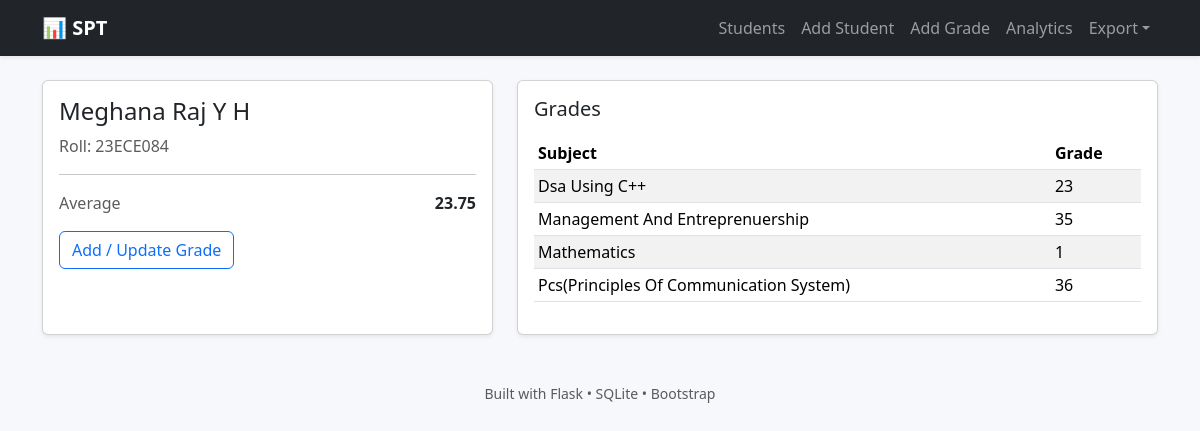
Page /students/23ECE084 on the committed database.
### tables this page shows
CREATE TABLE students (
            roll_number TEXT PRIMARY KEY,
            name TEXT NOT NULL
        );

CREATE TABLE grades (
            id INTEGER PRIMARY KEY AUTOINCREMENT,
            roll_number TEXT NOT NULL,
            subject TEXT NOT NULL,
            grade INTEGER NOT NULL CHECK(grade BETWEEN 0 AND 100),
            UNIQUE (roll_number, subject),
            FOREIGN KEY (roll_number) REFERENCES students(roll_number) ON DELETE CASCADE
        );

### app.py (the view)
@app.route("/students/<roll_number>")
def student_details(roll_number):
    st = get_student_db(roll_number)
    if not st:
        flash("❌ Student not found.", "danger")
        return redirect(url_for("students"))
    avg = compute_student_average(roll_number)
    return render_template("student_details.html", student=st, avg=avg)

### database.py (called while the page is built)
def get_connection():
    DATABASE_URL = os.getenv("DATABASE_URL")
    if DATABASE_URL and psycopg2:
        conn = psycopg2.connect(DATABASE_URL, sslmode='require')
        def cursor(*args, **kwargs):
            return conn.cursor(cursor_factory=psycopg2.extras.RealDictCursor)
        conn.cursor = cursor
        return conn
    else:
        conn = sqlite3.connect(DB_PATH)
        conn.row_factory = sqlite3.Row
        return conn

### models.py (called while the page is built)
    def to_dict(self) -> dict:
        return {"name": self.name, "roll_number": self.roll_number, "grades": self.grades}

### services.py (called while the page is built)
def validate_roll(roll: str) -> str:
    roll = roll.strip()
    if not roll:
        raise ValueError("Roll number is required.")
    if len(roll) > 20:
        raise ValueError("Roll number too long.")
    return roll

def get_student_db(roll_number: str) -> Optional[Dict]:
    roll_number = validate_roll(roll_number)
    conn = get_connection()
    cur = conn.cursor()
    cur.execute("SELECT roll_number, name FROM students WHERE roll_number = ?", (roll_number,))
    row = cur.fetchone()
    if not row:
        conn.close()
        return None
    cur.execute("SELECT subject, grade FROM grades WHERE roll_number = ? ORDER BY subject", (roll_number,))
    grades = [dict(r) for r in cur.fetchall()]
    conn.close()
    st = Student(row["name"], row["roll_number"])
    for g in grades:
        st.grades[g["subject"]] = g["grade"]
    return st.to_dict()

def compute_student_average(roll_number: str) -> float:
    roll_number = validate_roll(roll_number)
    conn = get_connection()
    cur = conn.cursor()
    cur.execute("SELECT AVG(grade) AS avg FROM grades WHERE roll_number=?", (roll_number,))
    row = cur.fetchone()
    conn.close()
    return round(row["avg"] or 0.0, 2)

### templates/student_details.html
{% extends "base.html" %}
{% block content %}
<div class="row g-4">
  <div class="col-lg-5">
    <div class="card shadow-sm h-100">
      <div class="card-body">
        <h4>{{ student.name }}</h4>
        <div class="text-muted">Roll: {{ student.roll_number }}</div>
        <hr>
        <div class="d-flex justify-content-between">
          <div class="text-muted">Average</div>
          <div class="fw-bold">{{ "%.2f"|format(avg) }}</div>
        </div>
        <a class="btn btn-outline-primary mt-3" href="{{ url_for('add_grade') }}">Add / Update Grade</a>
      </div>
    </div>
  </div>
  <div class="col-lg-7">
    <div class="card shadow-sm h-100">
      <div class="card-body">
        <h5 class="mb-3">Grades</h5>
        <div class="table-responsive">
          <table class="table table-sm table-striped">
            <thead><tr><th>Subject</th><th>Grade</th></tr></thead>
            <tbody>
              {% for subject, grade in student.grades.items() %}
                <tr><td>{{ subject }}</td><td>{{ grade }}</td></tr>
              {% else %}
                <tr><td colspan="2" class="text-muted">No grades yet.</td></tr>
              {% endfor %}
            </tbody>
          </table>
        </div>
      </div>
    </div>
  </div>
</div>
{% endblock %}

### templates/base.html (shortened to what this page needs)
<!doctype html>
<html lang="en">
<head>
  <link href="https://cdn.jsdelivr.net/npm/bootstrap@5.3.3/dist/css/bootstrap.min.css" rel="stylesheet">
  <link href="{{ url_for('static', filename='style.css') }}" rel="stylesheet">
</head>
<body>
<nav class="navbar navbar-expand-lg navbar-dark bg-dark shadow-sm">
  <div class="container">
    <a class="navbar-brand fw-bold" href="{{ url_for('home') }}">📊 SPT</a>
    <div id="nav" class="collapse navbar-collapse">
      <ul class="navbar-nav ms-auto">
        <li class="nav-item"><a class="nav-link" href="{{ url_for('students') }}">Students</a></li>
        <li class="nav-item"><a class="nav-link" href="{{ url_for('add_student') }}">Add Student</a></li>
        <li class="nav-item"><a class="nav-link" href="{{ url_for('add_grade') }}">Add Grade</a></li>
        <li class="nav-item"><a class="nav-link" href="{{ url_for('analytics') }}">Analytics</a></li>
        <li class="nav-item dropdown">
          <a class="nav-link dropdown-toggle" href="#" data-bs-toggle="dropdown">Export</a>
        </li>
      </ul>
    </div>
  </div>
</nav>
<main class="container my-4">
  {% block content %}{% endblock %}
</main>
<footer class="text-center text-muted small my-5">
  Built with Flask • SQLite • Bootstrap
</footer>
</body>
</html>

### static/style.css (style rules this page uses)
body { background: #f6f8fb; }
.table td, .table th { vertical-align: middle; }

### rows in the picture
students: name "Meghana Raj Y H", roll_number "23ECE084"
grades: subject "Dsa Using C++", grade "23"
grades: subject "Management And Entreprenuership", grade "35"
grades: subject "Mathematics", grade "1"
grades: subject "Pcs(Principles Of Communication System)", grade "36"

### other values in the picture
{{ "%.2f"|format(avg) }} "23.75"
